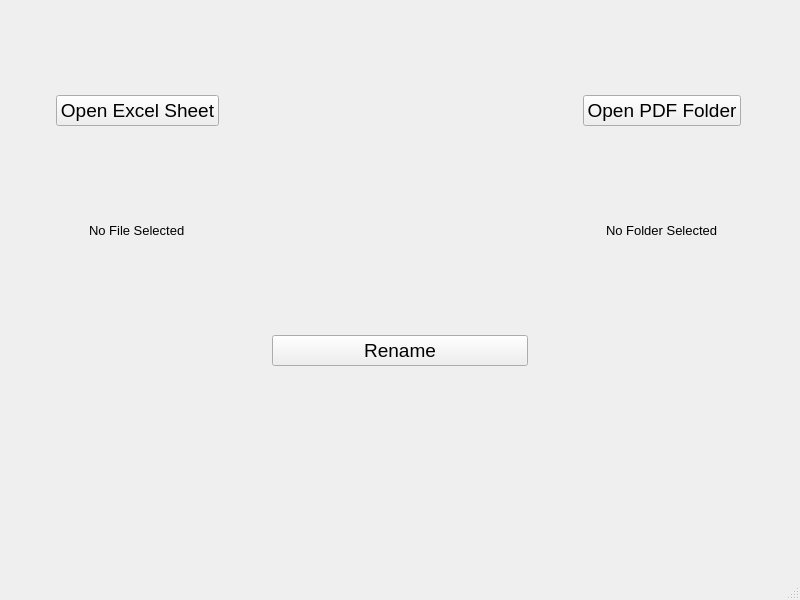
<?xml version="1.0" encoding="UTF-8"?>
<ui version="4.0">
 <class>MainWindow</class>
 <widget class="QMainWindow" name="MainWindow">
  <property name="geometry">
   <rect>
    <x>0</x>
    <y>0</y>
    <width>800</width>
    <height>600</height>
   </rect>
  </property>
  <property name="maximumSize">
   <size>
    <width>50000</width>
    <height>50000</height>
   </size>
  </property>
  <property name="windowTitle">
   <string>Rename PDFs</string>
  </property>
  <widget class="QWidget" name="centralwidget">
   <layout class="QGridLayout" name="gridLayout">
    <item row="0" column="0" alignment="Qt::AlignHCenter">
     <widget class="QPushButton" name="excelButton">
      <property name="maximumSize">
       <size>
        <width>256</width>
        <height>16777215</height>
       </size>
      </property>
      <property name="font">
       <font>
        <pointsize>14</pointsize>
       </font>
      </property>
      <property name="text">
       <string>Open Excel Sheet</string>
      </property>
     </widget>
    </item>
    <item row="1" column="5" alignment="Qt::AlignHCenter">
     <widget class="QLabel" name="folderLabel">
      <property name="maximumSize">
       <size>
        <width>256</width>
        <height>25</height>
       </size>
      </property>
      <property name="font">
       <font>
        <pointsize>10</pointsize>
       </font>
      </property>
      <property name="text">
       <string>No Folder Selected</string>
      </property>
     </widget>
    </item>
    <item row="3" column="4">
     <widget class="QPushButton" name="renameButton">
      <property name="maximumSize">
       <size>
        <width>256</width>
        <height>16777215</height>
       </size>
      </property>
      <property name="font">
       <font>
        <pointsize>14</pointsize>
       </font>
      </property>
      <property name="text">
       <string>Rename</string>
      </property>
     </widget>
    </item>
    <item row="1" column="0" alignment="Qt::AlignHCenter">
     <widget class="QLabel" name="fileLabel">
      <property name="minimumSize">
       <size>
        <width>0</width>
        <height>0</height>
       </size>
      </property>
      <property name="maximumSize">
       <size>
        <width>256</width>
        <height>25</height>
       </size>
      </property>
      <property name="font">
       <font>
        <pointsize>10</pointsize>
       </font>
      </property>
      <property name="text">
       <string>No File Selected</string>
      </property>
     </widget>
    </item>
    <item row="0" column="5" alignment="Qt::AlignHCenter">
     <widget class="QPushButton" name="pdfButton">
      <property name="maximumSize">
       <size>
        <width>256</width>
        <height>16777215</height>
       </size>
      </property>
      <property name="font">
       <font>
        <pointsize>14</pointsize>
       </font>
      </property>
      <property name="text">
       <string>Open PDF Folder</string>
      </property>
     </widget>
    </item>
    <item row="4" column="4" alignment="Qt::AlignHCenter">
     <widget class="QLabel" name="loadingLabel">
      <property name="maximumSize">
       <size>
        <width>256</width>
        <height>25</height>
       </size>
      </property>
      <property name="font">
       <font>
        <pointsize>10</pointsize>
       </font>
      </property>
      <property name="text">
       <string/>
      </property>
     </widget>
    </item>
   </layout>
  </widget>
  <widget class="QMenuBar" name="menubar">
   <property name="geometry">
    <rect>
     <x>0</x>
     <y>0</y>
     <width>800</width>
     <height>22</height>
    </rect>
   </property>
  </widget>
  <widget class="QStatusBar" name="statusbar"/>
 </widget>
 <resources>
  <include location="pre.qrc"/>
 </resources>
 <connections/>
</ui>
